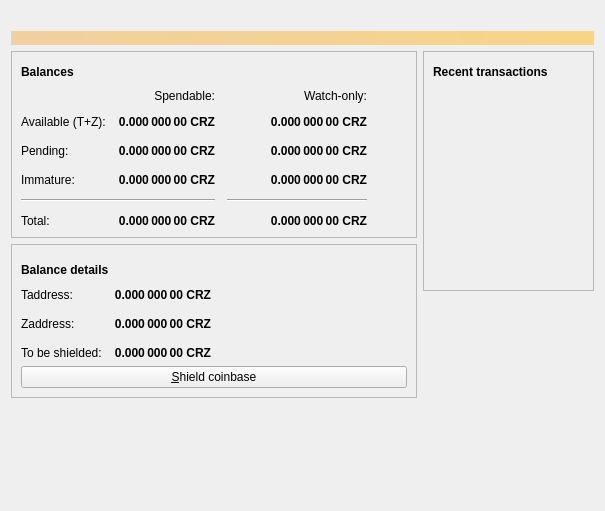
<?xml version="1.0" encoding="UTF-8"?>
<ui version="4.0">
 <class>OverviewPage</class>
 <widget class="QWidget" name="OverviewPage">
  <property name="geometry">
   <rect>
    <x>0</x>
    <y>0</y>
    <width>605</width>
    <height>511</height>
   </rect>
  </property>
  <property name="windowTitle">
   <string>Form</string>
  </property>
  <layout class="QVBoxLayout" name="topLayout">
   <item>
    <widget class="QLabel" name="labelLogo">
     <property name="text">
      <string/>
     </property>
     <property name="pixmap">
      <pixmap resource="../bitcoin.qrc">:/images/logo</pixmap>
     </property>
     <property name="margin">
      <number>10</number>
     </property>
    </widget>
   </item>
   <item>
    <widget class="QLabel" name="labelAlerts">
     <property name="visible">
      <bool>true</bool>
     </property>
     <property name="styleSheet">
      <string notr="true">QLabel { background-color: qlineargradient(x1: 0, y1: 0, x2: 1, y2: 0, stop:0 #F0D0A0, stop:1 #F8D488); color:#000000; }</string>
     </property>
     <property name="wordWrap">
      <bool>true</bool>
     </property>
     <property name="margin">
      <number>3</number>
     </property>
     <property name="textInteractionFlags">
      <set>Qt::TextSelectableByMouse</set>
     </property>
    </widget>
   </item>
   <item>
    <layout class="QHBoxLayout" name="horizontalLayout" stretch="0,1">
     <item>
      <layout class="QVBoxLayout" name="verticalLayout_2">
       <item>
        <widget class="QFrame" name="frame">
         <property name="frameShape">
          <enum>QFrame::StyledPanel</enum>
         </property>
         <property name="frameShadow">
          <enum>QFrame::Raised</enum>
         </property>
         <layout class="QVBoxLayout" name="verticalLayout_4">
          <item>
           <layout class="QHBoxLayout" name="horizontalLayout_4">
            <item>
             <widget class="QLabel" name="label_5">
              <property name="font">
               <font>
                <weight>75</weight>
                <bold>true</bold>
               </font>
              </property>
              <property name="text">
               <string>Balances</string>
              </property>
             </widget>
            </item>
            <item>
             <widget class="QPushButton" name="labelWalletStatus">
              <property name="enabled">
               <bool>true</bool>
              </property>
              <property name="maximumSize">
               <size>
                <width>30</width>
                <height>16777215</height>
               </size>
              </property>
              <property name="toolTip">
               <string>The displayed information may be out of date. Your wallet automatically synchronizes with the cruZado network after a connection is established, but this process has not completed yet.</string>
              </property>
              <property name="text">
               <string/>
              </property>
              <property name="icon">
               <iconset resource="../bitcoin.qrc">
                <normaloff>:/images/warning</normaloff>
                <normalon>:/images/warning</normalon>
                <disabledoff>:/images/warning</disabledoff>:/images/warning</iconset>
              </property>
              <property name="iconSize">
               <size>
                <width>24</width>
                <height>24</height>
               </size>
              </property>
              <property name="flat">
               <bool>true</bool>
              </property>
             </widget>
            </item>
            <item>
             <spacer name="horizontalSpacer_3">
              <property name="orientation">
               <enum>Qt::Horizontal</enum>
              </property>
              <property name="sizeHint" stdset="0">
               <size>
                <width>40</width>
                <height>20</height>
               </size>
              </property>
             </spacer>
            </item>
           </layout>
          </item>
          <item>
           <layout class="QGridLayout" name="gridLayout">
            <property name="spacing">
             <number>12</number>
            </property>
            <item row="2" column="2">
             <widget class="QLabel" name="labelWatchPending">
              <property name="font">
               <font>
                <weight>75</weight>
                <bold>true</bold>
               </font>
              </property>
              <property name="cursor">
               <cursorShape>IBeamCursor</cursorShape>
              </property>
              <property name="toolTip">
               <string>Unconfirmed transactions to watch-only addresses</string>
              </property>
              <property name="text">
               <string notr="true">0.000 000 00 CRZ</string>
              </property>
              <property name="alignment">
               <set>Qt::AlignRight|Qt::AlignTrailing|Qt::AlignVCenter</set>
              </property>
              <property name="textInteractionFlags">
               <set>Qt::LinksAccessibleByMouse|Qt::TextSelectableByKeyboard|Qt::TextSelectableByMouse</set>
              </property>
             </widget>
            </item>
            <item row="2" column="1">
             <widget class="QLabel" name="labelUnconfirmed">
              <property name="font">
               <font>
                <weight>75</weight>
                <bold>true</bold>
               </font>
              </property>
              <property name="cursor">
               <cursorShape>IBeamCursor</cursorShape>
              </property>
              <property name="toolTip">
               <string>Total of transactions that have yet to be confirmed, and do not yet count toward the spendable balance</string>
              </property>
              <property name="text">
               <string notr="true">0.000 000 00 CRZ</string>
              </property>
              <property name="alignment">
               <set>Qt::AlignRight|Qt::AlignTrailing|Qt::AlignVCenter</set>
              </property>
              <property name="textInteractionFlags">
               <set>Qt::LinksAccessibleByMouse|Qt::TextSelectableByKeyboard|Qt::TextSelectableByMouse</set>
              </property>
             </widget>
            </item>
            <item row="3" column="2">
             <widget class="QLabel" name="labelWatchImmature">
              <property name="font">
               <font>
                <weight>75</weight>
                <bold>true</bold>
               </font>
              </property>
              <property name="cursor">
               <cursorShape>IBeamCursor</cursorShape>
              </property>
              <property name="toolTip">
               <string>Mined balance in watch-only addresses that has not yet matured</string>
              </property>
              <property name="text">
               <string notr="true">0.000 000 00 CRZ</string>
              </property>
              <property name="alignment">
               <set>Qt::AlignRight|Qt::AlignTrailing|Qt::AlignVCenter</set>
              </property>
              <property name="textInteractionFlags">
               <set>Qt::LinksAccessibleByMouse|Qt::TextSelectableByKeyboard|Qt::TextSelectableByMouse</set>
              </property>
             </widget>
            </item>
            <item row="4" column="0" colspan="2">
             <widget class="Line" name="line">
              <property name="orientation">
               <enum>Qt::Horizontal</enum>
              </property>
             </widget>
            </item>
            <item row="4" column="2">
             <widget class="Line" name="lineWatchBalance">
              <property name="sizePolicy">
               <sizepolicy hsizetype="Preferred" vsizetype="Fixed">
                <horstretch>0</horstretch>
                <verstretch>0</verstretch>
               </sizepolicy>
              </property>
              <property name="minimumSize">
               <size>
                <width>140</width>
                <height>0</height>
               </size>
              </property>
              <property name="orientation">
               <enum>Qt::Horizontal</enum>
              </property>
             </widget>
            </item>
            <item row="5" column="0">
             <widget class="QLabel" name="labelTotalText">
              <property name="text">
               <string>Total:</string>
              </property>
             </widget>
            </item>
            <item row="3" column="1">
             <widget class="QLabel" name="labelImmature">
              <property name="font">
               <font>
                <weight>75</weight>
                <bold>true</bold>
               </font>
              </property>
              <property name="cursor">
               <cursorShape>IBeamCursor</cursorShape>
              </property>
              <property name="toolTip">
               <string>Mined balance that has not yet matured</string>
              </property>
              <property name="text">
               <string notr="true">0.000 000 00 CRZ</string>
              </property>
              <property name="alignment">
               <set>Qt::AlignRight|Qt::AlignTrailing|Qt::AlignVCenter</set>
              </property>
              <property name="textInteractionFlags">
               <set>Qt::LinksAccessibleByMouse|Qt::TextSelectableByKeyboard|Qt::TextSelectableByMouse</set>
              </property>
             </widget>
            </item>
            <item row="2" column="3">
             <spacer name="horizontalSpacer_2">
              <property name="orientation">
               <enum>Qt::Horizontal</enum>
              </property>
              <property name="sizeHint" stdset="0">
               <size>
                <width>40</width>
                <height>20</height>
               </size>
              </property>
             </spacer>
            </item>
            <item row="3" column="0">
             <widget class="QLabel" name="labelImmatureText">
              <property name="text">
               <string>Immature:</string>
              </property>
             </widget>
            </item>
            <item row="5" column="1">
             <widget class="QLabel" name="labelTotal">
              <property name="font">
               <font>
                <weight>75</weight>
                <bold>true</bold>
               </font>
              </property>
              <property name="cursor">
               <cursorShape>IBeamCursor</cursorShape>
              </property>
              <property name="toolTip">
               <string>Your current total balance</string>
              </property>
              <property name="text">
               <string notr="true">0.000 000 00 CRZ</string>
              </property>
              <property name="alignment">
               <set>Qt::AlignRight|Qt::AlignTrailing|Qt::AlignVCenter</set>
              </property>
              <property name="textInteractionFlags">
               <set>Qt::LinksAccessibleByMouse|Qt::TextSelectableByKeyboard|Qt::TextSelectableByMouse</set>
              </property>
             </widget>
            </item>
            <item row="5" column="2">
             <widget class="QLabel" name="labelWatchTotal">
              <property name="font">
               <font>
                <weight>75</weight>
                <bold>true</bold>
               </font>
              </property>
              <property name="cursor">
               <cursorShape>IBeamCursor</cursorShape>
              </property>
              <property name="toolTip">
               <string>Current total balance in watch-only addresses</string>
              </property>
              <property name="text">
               <string notr="true">0.000 000 00 CRZ</string>
              </property>
              <property name="alignment">
               <set>Qt::AlignRight|Qt::AlignTrailing|Qt::AlignVCenter</set>
              </property>
              <property name="textInteractionFlags">
               <set>Qt::LinksAccessibleByMouse|Qt::TextSelectableByKeyboard|Qt::TextSelectableByMouse</set>
              </property>
             </widget>
            </item>
            <item row="0" column="2">
             <widget class="QLabel" name="labelWatchonly">
              <property name="text">
               <string>Watch-only:</string>
              </property>
              <property name="alignment">
               <set>Qt::AlignRight|Qt::AlignTrailing|Qt::AlignVCenter</set>
              </property>
             </widget>
            </item>
            <item row="1" column="0">
             <widget class="QLabel" name="labelBalanceText">
              <property name="text">
               <string>Available (T+Z):</string>
              </property>
             </widget>
            </item>
            <item row="1" column="1">
             <widget class="QLabel" name="labelBalance">
              <property name="font">
               <font>
                <weight>75</weight>
                <bold>true</bold>
               </font>
              </property>
              <property name="cursor">
               <cursorShape>IBeamCursor</cursorShape>
              </property>
              <property name="toolTip">
               <string>Your current spendable balance</string>
              </property>
              <property name="text">
               <string notr="true">0.000 000 00 CRZ</string>
              </property>
              <property name="alignment">
               <set>Qt::AlignRight|Qt::AlignTrailing|Qt::AlignVCenter</set>
              </property>
              <property name="textInteractionFlags">
               <set>Qt::LinksAccessibleByMouse|Qt::TextSelectableByKeyboard|Qt::TextSelectableByMouse</set>
              </property>
             </widget>
            </item>
            <item row="1" column="2">
             <widget class="QLabel" name="labelWatchAvailable">
              <property name="font">
               <font>
                <weight>75</weight>
                <bold>true</bold>
               </font>
              </property>
              <property name="cursor">
               <cursorShape>IBeamCursor</cursorShape>
              </property>
              <property name="toolTip">
               <string>Your current balance in watch-only addresses</string>
              </property>
              <property name="text">
               <string notr="true">0.000 000 00 CRZ</string>
              </property>
              <property name="alignment">
               <set>Qt::AlignRight|Qt::AlignTrailing|Qt::AlignVCenter</set>
              </property>
              <property name="textInteractionFlags">
               <set>Qt::LinksAccessibleByMouse|Qt::TextSelectableByKeyboard|Qt::TextSelectableByMouse</set>
              </property>
             </widget>
            </item>
            <item row="2" column="0">
             <widget class="QLabel" name="labelPendingText">
              <property name="text">
               <string>Pending:</string>
              </property>
             </widget>
            </item>
            <item row="0" column="1">
             <widget class="QLabel" name="labelSpendable">
              <property name="text">
               <string>Spendable:</string>
              </property>
              <property name="alignment">
               <set>Qt::AlignRight|Qt::AlignTrailing|Qt::AlignVCenter</set>
              </property>
             </widget>
            </item>
           </layout>
          </item>
         </layout>
        </widget>
       </item>
       <item>
        <widget class="QFrame" name="frame_3">
         <property name="frameShape">
          <enum>QFrame::StyledPanel</enum>
         </property>
         <property name="frameShadow">
          <enum>QFrame::Raised</enum>
         </property>
         <layout class="QGridLayout" name="gridLayout_3">
          <property name="bottomMargin">
           <number>9</number>
          </property>
          <item row="0" column="0">
           <layout class="QHBoxLayout" name="horizontalLayout_3">
            <property name="spacing">
             <number>6</number>
            </property>
            <property name="topMargin">
             <number>6</number>
            </property>
            <property name="rightMargin">
             <number>0</number>
            </property>
            <property name="bottomMargin">
             <number>2</number>
            </property>
            <item>
             <widget class="QLabel" name="label_6">
              <property name="font">
               <font>
                <weight>75</weight>
                <bold>true</bold>
               </font>
              </property>
              <property name="text">
               <string>Balance details</string>
              </property>
             </widget>
            </item>
            <item>
             <spacer name="horizontalSpacer_5">
              <property name="orientation">
               <enum>Qt::Horizontal</enum>
              </property>
              <property name="sizeHint" stdset="0">
               <size>
                <width>40</width>
                <height>20</height>
               </size>
              </property>
             </spacer>
            </item>
           </layout>
          </item>
          <item row="1" column="0">
           <layout class="QGridLayout" name="gridLayout_2">
            <property name="topMargin">
             <number>0</number>
            </property>
            <property name="bottomMargin">
             <number>0</number>
            </property>
            <property name="spacing">
             <number>12</number>
            </property>
            <item row="2" column="0">
             <widget class="QLabel" name="labelUnshieldedText">
              <property name="text">
               <string>To be shielded:</string>
              </property>
             </widget>
            </item>
            <item row="1" column="0">
             <widget class="QLabel" name="labelZBalanceText">
              <property name="text">
               <string>Zaddress:</string>
              </property>
             </widget>
            </item>
            <item row="0" column="1">
             <widget class="QLabel" name="labelTBalance">
              <property name="font">
               <font>
                <weight>75</weight>
                <bold>true</bold>
               </font>
              </property>
              <property name="cursor">
               <cursorShape>IBeamCursor</cursorShape>
              </property>
              <property name="toolTip">
               <string>Your current T-balance</string>
              </property>
              <property name="text">
               <string notr="true">0.000 000 00 CRZ</string>
              </property>
              <property name="alignment">
               <set>Qt::AlignRight|Qt::AlignTrailing|Qt::AlignVCenter</set>
              </property>
              <property name="textInteractionFlags">
               <set>Qt::LinksAccessibleByMouse|Qt::TextSelectableByKeyboard|Qt::TextSelectableByMouse</set>
              </property>
             </widget>
            </item>
            <item row="2" column="1">
             <widget class="QLabel" name="labelUnshielded">
              <property name="font">
               <font>
                <weight>75</weight>
                <bold>true</bold>
               </font>
              </property>
              <property name="cursor">
               <cursorShape>IBeamCursor</cursorShape>
              </property>
              <property name="toolTip">
               <string>Unshielded balance that must be tranfer to zaddr before could be spent</string>
              </property>
              <property name="text">
               <string notr="true">0.000 000 00 CRZ</string>
              </property>
              <property name="alignment">
               <set>Qt::AlignRight|Qt::AlignTrailing|Qt::AlignVCenter</set>
              </property>
              <property name="textInteractionFlags">
               <set>Qt::LinksAccessibleByMouse|Qt::TextSelectableByKeyboard|Qt::TextSelectableByMouse</set>
              </property>
             </widget>
            </item>
            <item row="0" column="0">
             <widget class="QLabel" name="labelTBalanceText">
              <property name="text">
               <string>Taddress:</string>
              </property>
             </widget>
            </item>
            <item row="1" column="1">
             <widget class="QLabel" name="labelZBalance">
              <property name="font">
               <font>
                <weight>75</weight>
                <bold>true</bold>
               </font>
              </property>
              <property name="cursor">
               <cursorShape>IBeamCursor</cursorShape>
              </property>
              <property name="toolTip">
               <string>Your current Z-balance</string>
              </property>
              <property name="text">
               <string notr="true">0.000 000 00 CRZ</string>
              </property>
              <property name="alignment">
               <set>Qt::AlignRight|Qt::AlignTrailing|Qt::AlignVCenter</set>
              </property>
              <property name="textInteractionFlags">
               <set>Qt::LinksAccessibleByMouse|Qt::TextSelectableByKeyboard|Qt::TextSelectableByMouse</set>
              </property>
             </widget>
            </item>
            <item row="1" column="2">
             <spacer name="horizontalSpacer_4">
              <property name="orientation">
               <enum>Qt::Horizontal</enum>
              </property>
              <property name="sizeHint" stdset="0">
               <size>
                <width>40</width>
                <height>20</height>
               </size>
              </property>
             </spacer>
            </item>
           </layout>
          </item>
          <item row="2" column="0">
           <layout class="QFormLayout" name="formLayout">
            <item row="0" column="0" colspan="2">
             <widget class="QPushButton" name="shieldCoinsButton">
              <property name="minimumSize">
               <size>
                <width>150</width>
                <height>0</height>
               </size>
              </property>
              <property name="maximumSize">
               <size>
                <width>16777215</width>
                <height>16777215</height>
               </size>
              </property>
              <property name="toolTip">
               <string>Shield coinbase into zaddress</string>
              </property>
              <property name="text">
               <string>&amp;Shield coinbase</string>
              </property>
              <property name="icon">
               <iconset resource="../bitcoin.qrc">
                <normaloff>:/images/shield-warning</normaloff>:/images/shield-warning</iconset>
              </property>
              <property name="iconSize">
               <size>
                <width>16</width>
                <height>16</height>
               </size>
              </property>
              <property name="checkable">
               <bool>false</bool>
              </property>
              <property name="autoExclusive">
               <bool>false</bool>
              </property>
              <property name="autoDefault">
               <bool>false</bool>
              </property>
              <property name="default">
               <bool>false</bool>
              </property>
              <property name="flat">
               <bool>false</bool>
              </property>
             </widget>
            </item>
           </layout>
          </item>
         </layout>
        </widget>
       </item>
       <item>
        <spacer name="verticalSpacer">
         <property name="orientation">
          <enum>Qt::Vertical</enum>
         </property>
         <property name="sizeHint" stdset="0">
          <size>
           <width>20</width>
           <height>40</height>
          </size>
         </property>
        </spacer>
       </item>
      </layout>
     </item>
     <item>
      <layout class="QVBoxLayout" name="verticalLayout_3">
       <item>
        <widget class="QFrame" name="frame_2">
         <property name="frameShape">
          <enum>QFrame::StyledPanel</enum>
         </property>
         <property name="frameShadow">
          <enum>QFrame::Raised</enum>
         </property>
         <layout class="QVBoxLayout" name="verticalLayout">
          <item>
           <layout class="QHBoxLayout" name="horizontalLayout_2">
            <item>
             <widget class="QLabel" name="label_4">
              <property name="font">
               <font>
                <weight>75</weight>
                <bold>true</bold>
               </font>
              </property>
              <property name="text">
               <string>Recent transactions</string>
              </property>
             </widget>
            </item>
            <item>
             <widget class="QPushButton" name="labelTransactionsStatus">
              <property name="enabled">
               <bool>true</bool>
              </property>
              <property name="maximumSize">
               <size>
                <width>30</width>
                <height>16777215</height>
               </size>
              </property>
              <property name="toolTip">
               <string>The displayed information may be out of date. Your wallet automatically synchronizes with the cruZado network after a connection is established, but this process has not completed yet.</string>
              </property>
              <property name="text">
               <string/>
              </property>
              <property name="icon">
               <iconset resource="../bitcoin.qrc">
                <normaloff>:/images/warning</normaloff>
                <disabledoff>:/images/warning</disabledoff>:/images/warning</iconset>
              </property>
              <property name="iconSize">
               <size>
                <width>24</width>
                <height>24</height>
               </size>
              </property>
              <property name="flat">
               <bool>true</bool>
              </property>
             </widget>
            </item>
            <item>
             <spacer name="horizontalSpacer">
              <property name="orientation">
               <enum>Qt::Horizontal</enum>
              </property>
              <property name="sizeHint" stdset="0">
               <size>
                <width>40</width>
                <height>20</height>
               </size>
              </property>
             </spacer>
            </item>
           </layout>
          </item>
          <item>
           <widget class="QListView" name="listTransactions">
            <property name="styleSheet">
             <string notr="true">QListView { background: transparent; }</string>
            </property>
            <property name="frameShape">
             <enum>QFrame::NoFrame</enum>
            </property>
            <property name="verticalScrollCrzPolicy">
             <enum>Qt::ScrollCrzAlwaysOff</enum>
            </property>
            <property name="horizontalScrollCrzPolicy">
             <enum>Qt::ScrollCrzAlwaysOff</enum>
            </property>
            <property name="selectionMode">
             <enum>QAbstractItemView::NoSelection</enum>
            </property>
           </widget>
          </item>
         </layout>
        </widget>
       </item>
       <item>
        <spacer name="verticalSpacer_2">
         <property name="orientation">
          <enum>Qt::Vertical</enum>
         </property>
         <property name="sizeHint" stdset="0">
          <size>
           <width>20</width>
           <height>40</height>
          </size>
         </property>
        </spacer>
       </item>
      </layout>
     </item>
    </layout>
   </item>
  </layout>
 </widget>
 <resources>
  <include location="../bitcoin.qrc"/>
 </resources>
 <connections/>
</ui>
